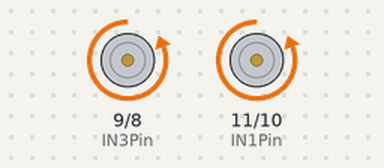
The sketch below on a simulated Arduino Uno, built with avr-gcc and run on an emulated ATmega328P. Parts: motor-driver pin pairs drawn as motors (green arrow = first pin HIGH = forward, orange = second pin HIGH = backward, longer = more drive).

Above: at 1.5 s.
At 5.0 s:
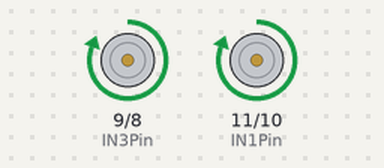
At 8.5 s:
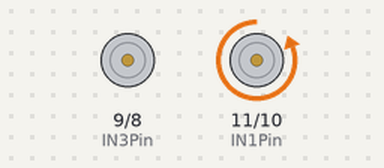
At 12.0 s:
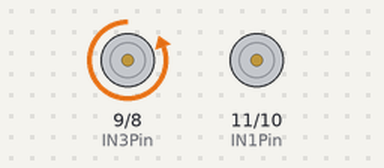
Timing chart, 0 to 18.2 s (numbered marks = the images above):
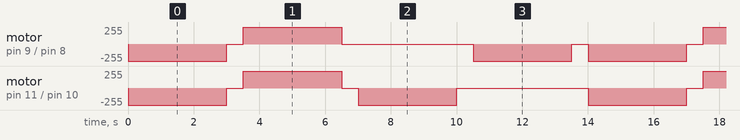

Measured:
- by itself, motor on pin 9 (IN3Pin) / pin 8 (IN4Pin): repeats every 14.0 s: stopped 0.50 s, forward 255/255 3.0 s, stopped 4.0 s, backward 255/255 3.0 s, stopped 0.50 s, backward 255/255 3.0 s
- by itself, motor on pin 11 (IN1Pin) / pin 10 (IN2Pin): repeats every 14.0 s: stopped 0.50 s, forward 255/255 3.0 s, stopped 0.50 s, backward 255/255 3.0 s, stopped 4.0 s, backward 255/255 3.0 s

The sketch:

Car_Test01.ino
```cpp
/* Input for motorA:
   IN1      IN2      Action
   LOW      LOW      Motor Stop
   HIGH     LOW      Motor moves forward
   LOW      HIGH     Motor moves backward
   HIGH     HIGH     Motor Stop
*/
const int IN1Pin  = 11;
const int IN2Pin = 10;
const int IN3Pin = 9;
const int IN4Pin = 8;

const int DELAY = 3000;

void setup()
{
  pinMode(IN1Pin, OUTPUT);
  pinMode(IN2Pin, OUTPUT);
  pinMode(IN3Pin, OUTPUT);
  pinMode(IN4Pin, OUTPUT);
}

void loop()
{
  selfTest();
}

void selfTest()
{
  forward();
  delay(DELAY);
  motorstop(); delay(500);

  backward();
  delay(DELAY);
  motorstop(); delay(500);

  right();
  delay(DELAY);
  motorstop(); delay(500);

  left();
  delay(DELAY);
  motorstop(); delay(500);
}

void motorstop()
{
  digitalWrite(IN1Pin, LOW);
  digitalWrite(IN2Pin, LOW);
  digitalWrite(IN3Pin, LOW);
  digitalWrite(IN4Pin, LOW);
}

void forward()
{
  digitalWrite(IN1Pin, LOW);
  digitalWrite(IN2Pin, HIGH);
  digitalWrite(IN3Pin, LOW);
  digitalWrite(IN4Pin, HIGH);
}

void backward()
{
  digitalWrite(IN1Pin, HIGH);
  digitalWrite(IN2Pin, LOW);
  digitalWrite(IN3Pin, HIGH);
  digitalWrite(IN4Pin, LOW);
}

// Let right motor keep running, but stop left motor
void right()
{
  digitalWrite(IN1Pin, LOW);
  digitalWrite(IN2Pin, HIGH);
  digitalWrite(IN3Pin, LOW);
  digitalWrite(IN4Pin, LOW);
}

// Let left motor keep running, but stop right motor
void left()
{
  digitalWrite(IN1Pin, LOW);
  digitalWrite(IN2Pin, LOW);
  digitalWrite(IN3Pin, LOW);
  digitalWrite(IN4Pin, HIGH);
}
```
